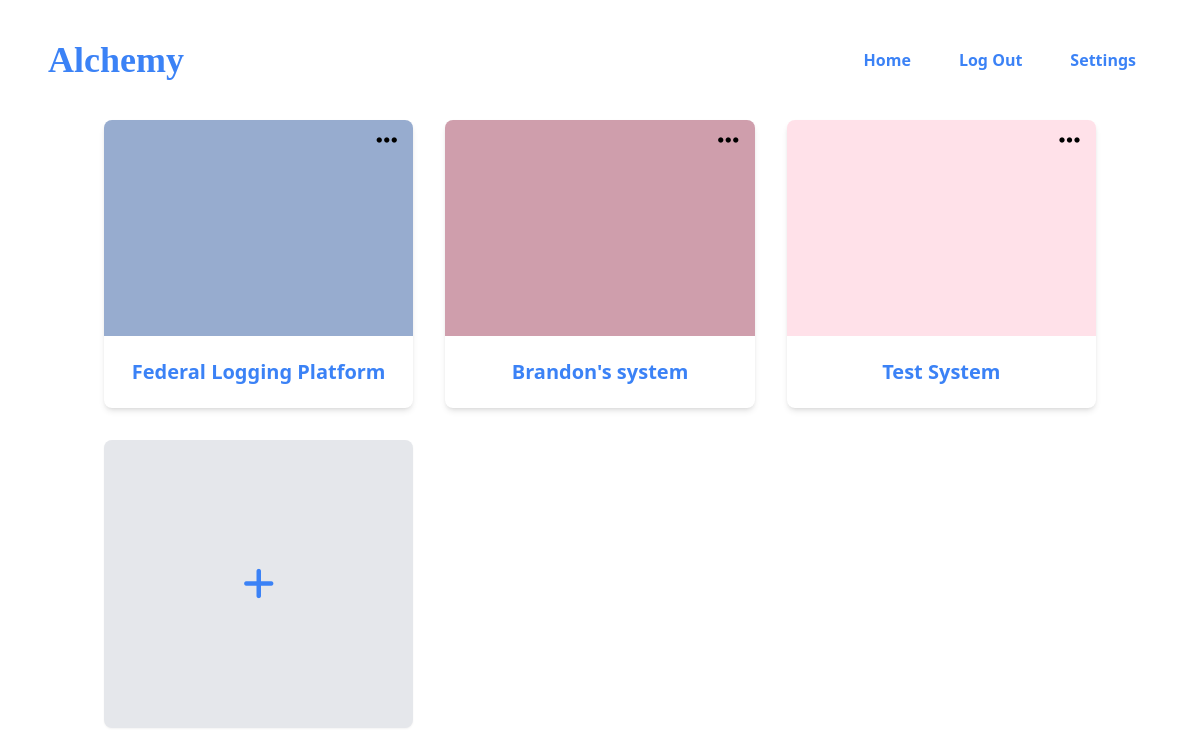
Before: /dashboard/Steel Mountain (signed in) with the older database file.
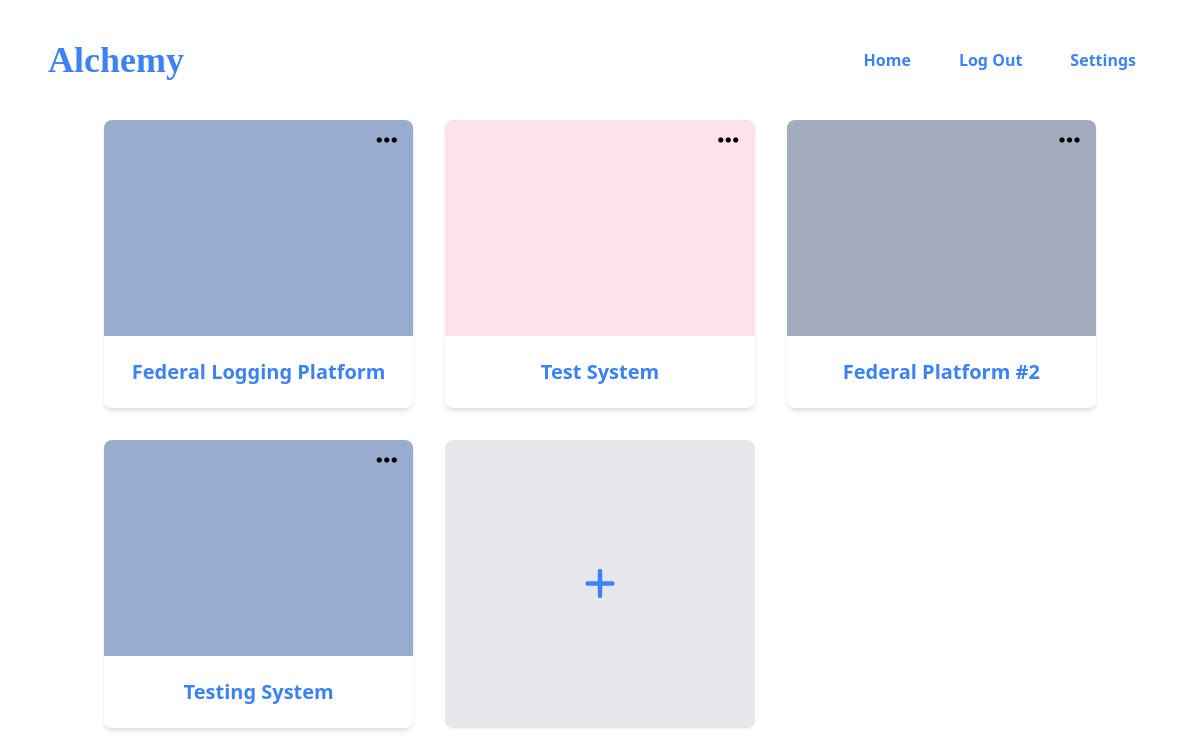
After: the same page with the newer database file.
### AlchemyApp/models.py (models this page shows, shortened)
class System(models.Model):
    ENVIRONMENT_CHOICES = [
        ('On-Premises', 'On-Premises'),
        ('Cloud-Based', 'Cloud-Based'),
        ('Hybrid', 'Hybrid'),
    ]
    OPERATIONAL_STATUS_CHOICES = [
        ('Under Development', 'Under Development'),
        ('Operational', 'Operational'),
        ('Decommissioned', 'Decommissioned'),
    ]
    FEDRAMP_COMPLIANCE_STATUS_CHOICES = [
        ('Not Started', 'Not Started'),
        ('In Progress', 'In Progress'),
        ('Authorized', 'Authorized'),
    ]
    phone_regex = RegexValidator(
        regex=r"^\+?1?\d{9,15}$",
        message="Phone number must be entered in the format: '+999999999'. Up to 15 digits allowed.",
    )
    name = models.CharField(max_length=255, blank=True, null=True)  # In-scope system name
    abbreviation = models.CharField(max_length=20, blank=True, null=True) #Short abbreviation
    environment = models.CharField(max_length=20, choices=ENVIRONMENT_CHOICES, blank=True, null=True) #Type of hosting environment (on-prem, cloud, hybrid)
    description = models.TextField(blank=True, null=True)  # System purpose description
    authorization_boundary = models.TextField(blank=True, null=True) #  A brief description of the boundary that separates the system from other systems and networks.
    operational_status = models.CharField(max_length=20, choices=OPERATIONAL_STATUS_CHOICES, blank=True, null=True) #If system is in dev, operational, or decommed
    last_authorization_date = models.DateField(blank=True, null=True) #The date when the system was last granted an Authorization to Operate (ATO) or Provisional Authorization to Operate (P-ATO) by a federal agency or the Joint Authorization Board (JAB).
    fedramp_compliance_status = models.CharField(max_length=20, choices=FEDRAMP_COMPLIANCE_STATUS_CHOICES, blank=True, null=True, default='not_started') #Current status in the FedRAMP authorization process (e.g., not started, in progress, or authorized).
    owner_name = models.CharField(max_length=255, blank=True, null=True)
    owner_title = models.CharField(max_length=255, blank=True, null=True)
    owner_email = models.EmailField(unique=True, blank=True, null=True)
    owner_phone_number = models.CharField(validators=[phone_regex], max_length=17, blank=True, null=True)
    client = models.ForeignKey(Client, on_delete=models.CASCADE)  # Client to which the system belongs
    color = color = models.CharField(max_length=20)
    information_subcategories = models.ManyToManyField(
        'AlchemyApp.InformationSubCategory',
        verbose_name=_('information subcategories'),
        blank=True,
        help_text=_('The information subcategories that flow through the system.'),
        related_name="system_information_subcategories",
        related_query_name="system",
    )
    class Meta:
        unique_together = ('name', 'client')

### AlchemyApp/views.py (the view, shortened to what this page needs)
# urls.py: path("dashboard/<str:client>", views.dashboard, name="dashboard"),
@login_required
def dashboard(request, client, system=None):
    systems = System.objects.filter(client__client_name=client)
    if (request.method == 'POST') & (request.POST.get("system_name") != None):
        colors = ['3E4756', '97ACCF', 'FFE1E9', 'CAAAB2', '6E7788', '5A3F46', '8D6F77', 'A2ACBD', 'CF9EAA', '986A76', '564147', 'CF9EAC', 'F3E7D0', 'BBB099', 'BEA5AB', 'BBB19B', '867D67']
        system_name = request.POST.get("system_name")
        client_object = Client.objects.get(client_name=client)
        color = random.choice(colors)
        try:
            system = System.objects.create(name=system_name, client=client_object, color=color)
            system.save()
        except IntegrityError:
            return render(request, "dashboard.html", {
                "message": "Email already being used."
            })
        return HttpResponseRedirect(reverse("alchemy:dashboard", args=[client]))
    else:
        if system is None:
            return render(request, "internal/dashboard.html", {
                "client": client,
                "systems": systems
            })

### AlchemyApp/templates/internal/dashboard.html (shortened to what this page needs)
{% extends "internal/internal.html" %}
{% block body %}
<div class="w-screen h-screen">
    <div class="container mx-auto px-4 py-10">
        <div id="grid-container" class="grid grid-cols-1 sm:grid-cols-2 lg:grid-cols-3 gap-8 mb-12">
            {% for system in systems %}
            <div data-system-name="{{ system.name }}" class="h-72 bg-white rounded-lg shadow-md hover:cursor-pointer transform hover:scale-105 transition duration-300 ease-in-out hover:shadow-lg opacity-0 translate-y-10 flex flex-col">
                <a href="{% url 'alchemy:dashboard' client=client system=system.name %}" class="w-full h-full flex flex-col">
                    <div style="background-color: #{{system.color}};" class="rounded-t-lg top_section h-3/4">
                        <div id="system_settings_icon" class="absolute top-2 right-4">
                            <i class="fa-solid fa-ellipsis fa-xl text-black hover:text-white transition duration-300"></i>
                        </div>
                    </div>
                    <div class="bottom_section h-1/4 flex justify-center items-center">
                        <span class="text-xl font-bold text-blue-500 hover:text-blue-700 duration-300">{{system.name}}</span>
                    </div>
                </a>
            </div>
            {% endfor %}
            <div class="open-modal h-72 bg-gray-200 p-6 rounded-lg shadow-sm flex items-center justify-center hover:cursor-pointer hover:bg-gray-300 transform hover:scale-105 transition duration-300 ease-in-out hover:shadow-lg opacity-0 translate-y-10">
                <i class="fas fa-plus text-blue-500 text-4xl"></i>
              </div>
        </div>
    </div>
</div>
{% endblock %}

### AlchemyApp/templates/internal/internal.html (shortened to what this page needs)
{% load static %}
{% load static tailwind_tags %}
<!DOCTYPE html>
<html lang="en">
    <head>
        {% tailwind_css %}
    </head>
    <body class="bg-white">
        <nav class="w-full pt-10 relative">
            <div class="flex items-center justify-between px-12">
                <div class>
                    <a href="{% url 'alchemy:index' %}" class="font-serif text-2xl md:text-4xl font-bold text-blue-500 hover:text-blue-700 duration-300">Alchemy
                    </a>
                </div>
                <div class="md:flex space-x-12 mr-4 font-semibold" id="navbar-menu">
                    <div id="navbar-collapse" class="md:flex md:flex-row md:items-center space-x-12 hidden">
                        <a href="{% url 'alchemy:index' %}" class="text-blue-500 hover:text-blue-700 duration-300">Home</a>
                        <a href="{% url 'alchemy:logout' %}" class="text-blue-500 hover:text-blue-700 duration-300">Log Out</a>
                        <a href="#" class="text-blue-500 hover:text-blue-700 duration-300">Settings</a>
                    </div>
                </div>
            </div>
        </nav>
        {% block body %}
        {% endblock %}
    </body>
</html>

Changed rows visible on the page:
removed System: name "Brandon's system", color "CF9EAC" (drawn)
added System: name "Federal Platform #2", color "A2ACBD" (drawn)
added System: name "Testing System"
